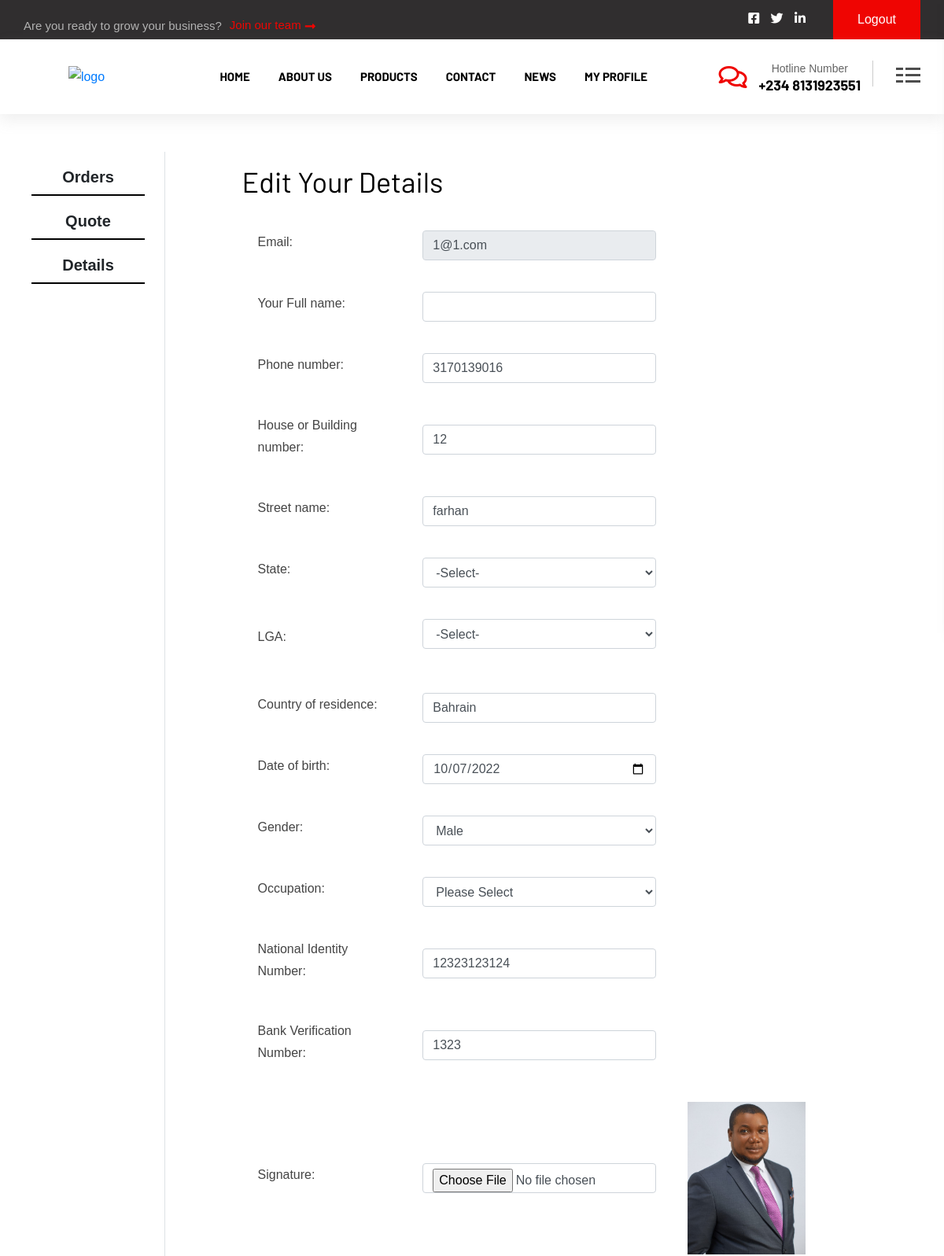
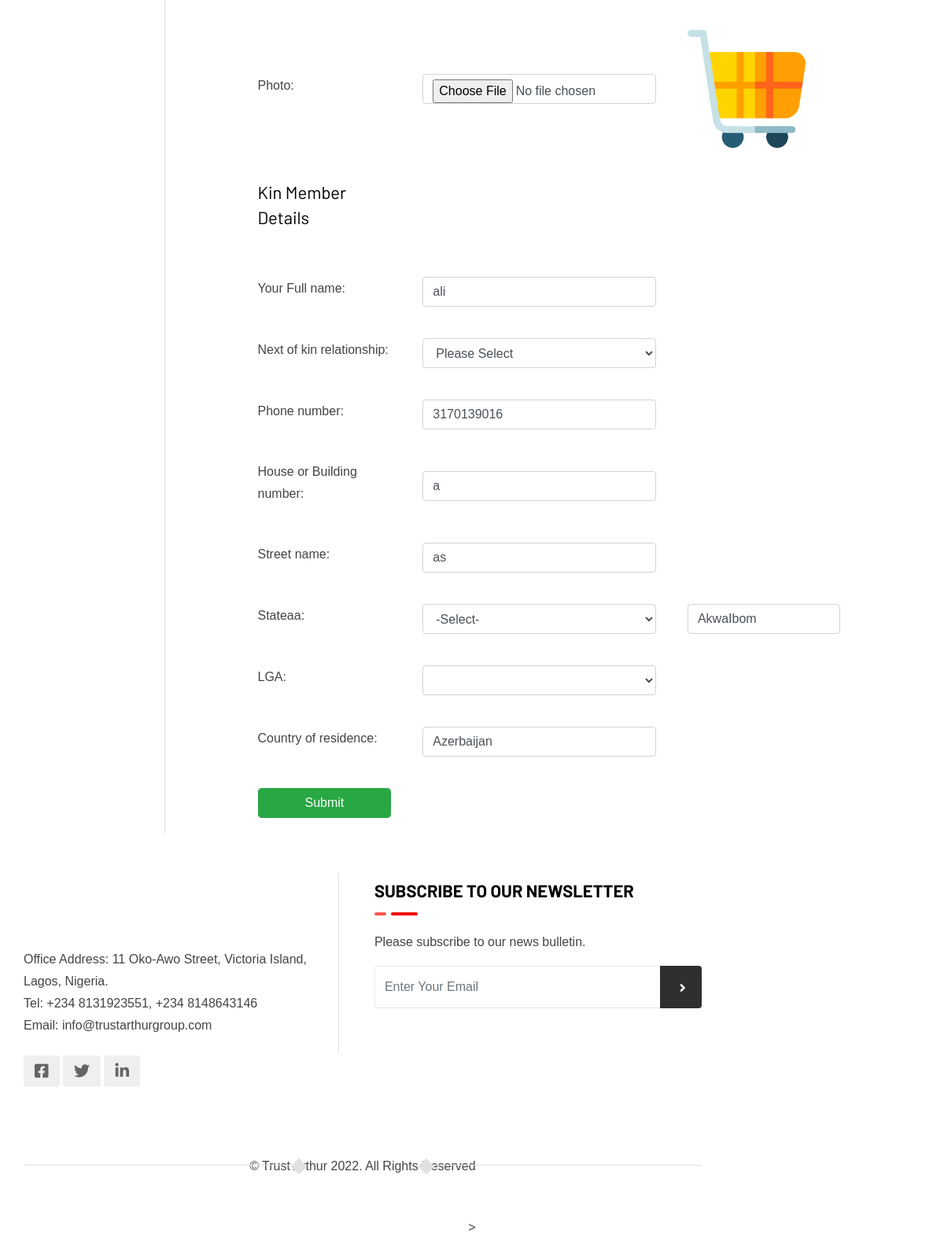
Page /editprofiledetails/ (signed in) on the committed database (2 pictures, top to bottom).
### accounts/models.py (models this page shows)
class  IndividualRegister(models.Model):
   try:
    user = models.ForeignKey(User, on_delete=models.CASCADE)
    typeofuser = models.CharField(max_length=200, default="None")
    f_name = models.CharField(max_length=200)
    l_name = models.CharField(max_length=200)
    print(l_name)
    phone = models.PositiveIntegerField()
    house_number = models.CharField(max_length=200)
    street_name = models.CharField(max_length=500)
    city = models.CharField(max_length=200)
    state = models.CharField(max_length=200)
    country = models.CharField(max_length=200)
    birthdate = models.DateField()
    gender = models.CharField(max_length=200)
    occupation = models.CharField(max_length=200)
    NIN = models.CharField(max_length=200)
    BVN = models.CharField(max_length=200)
    joint_account = models.BooleanField(default=False)
    individual_signature = models.ImageField(upload_to='individualsignpic')
    individual_photo = models.ImageField(upload_to='individualprofilepic')
    kin_name = models.CharField(max_length=200)
    kin_relationship = models.CharField(max_length=200)
    kin_phone = models.PositiveIntegerField()
    kin_house_number = models.CharField(max_length=200)
    kin_street_name = models.CharField(max_length=500)
    kin_city = models.CharField(max_length=200)
    kin_state = models.CharField(max_length=200)
    kin_country = models.CharField(max_length=200)
    def str(self):
        return str(self.id)
   except Exception as e:
    print(e)

### accounts/views.py (the view, shortened to what this page needs)
# urls.py: path('editprofiledetails/', views.editprofiledetails, name='editprofiledetails'),
def editprofiledetails(request):
    gender = ['Male','Female']
    if IndividualRegister.objects.filter(user=request.user).exists():
        cuser = IndividualRegister.objects.get(user=request.user)
        if cuser.joint_account == True:
            juser = AnotherJoinAccountRegister.objects.get(individual_user=cuser)
            if request.method == "POST":
                cuser.fullname = request.POST['fullname']
                cuser.phone = request.POST['phone']
                cuser.house_number = request.POST['house_number']
                cuser.street_name = request.POST['street_name']
                cuser.city = request.POST['city']
                cuser.state = request.POST['state']
                cuser.country = request.POST['country']
                cuser.birthdate = request.POST['birthdate']
                cuser.gender = request.POST['gender']
                cuser.occupation = request.POST['occupation']
                cuser.NIN = request.POST['NIN']
                cuser.BVN =   request.POST['BVN']
                individual_signature = request.FILES.get('individual_signature')
                individual_photo = request.FILES.get('individual_photo')
                if individual_signature is not None:
                    cuser.individual_signature = individual_signature
                if individual_photo is not None:
                    cuser.individual_photo = individual_photo
                cuser.kin_name = request.POST['kin_name']
                cuser.kin_relationship = request.POST['kin_relationship']
                cuser.kin_phone = request.POST['kin_phone']
                cuser.kin_house_number = request.POST['kin_house_number']
                cuser.kin_street_name = request.POST['kin_street_name']
                cuser.kin_city = request.POST['kin_city']
                cuser.kin_state = request.POST['kin_state']
                cuser.kin_country = request.POST['kin_country']
                cuser.save()
                juser.another_name = request.POST['another_name']
                juser.another_phone = request.POST['another_phone']
                juser.another_house_number = request.POST['another_house_number']
                juser.another_street_name = request.POST['another_street_name']
                juser.another_city = request.POST['another_city']
                juser.another_state = request.POST['another_state']
                juser.another_country = request.POST['another_country']
                juser.another_birthdate = request.POST['another_birthdate']
                juser.another_gender = request.POST['another_gender']
                juser.another_occupation = request.POST['another_occupation']
                another_signature = request.FILES.get('another_signature')
                another_photo =   request.FILES.get('another_photo')
                if another_signature is not None:
                    juser.another_signature = another_signature
                if another_photo is not None:
                    juser.another_photo = another_photo
                juser.save()
                messages.success(request,'Updated Succesfully.')
                return redirect('editprofiledetails')
            return render(request, 'accounts/editprofiledetails.html',{'cuser':cuser,'juser':juser,'gender':gender})
        else:
            return render(request, 'accounts/editprofiledetails.html',{'cuser':cuser,'gender':gender})

### accounts/templates/accounts/editprofiledetails.html (shortened to what this page needs)
{% extends 'accounts/base.html' %}
{% load static %}
{% block main-content %}
<div class="container my-5 ordersec">
    <div class="row">
     <div class="col-md-2 border-right">
      <ul class="list-unstyled">
        {% if request.user.is_superuser %}
        <li class="d-grid"><a href="{% url 'orders' %}" class="btn">Orders</a></li>
        <li class="d-grid"><a href="{% url 'customerquote' %}" class="btn">Quote</a></li>
        {% else %}
        <li class="d-grid"><a href="{% url 'orders' %}" class="btn">Orders</a></li>
        <li class="d-grid"><a href="{% url 'customerquote' %}" class="btn">Quote</a></li>
        <li class="d-grid"><a href="{% url 'editprofiledetails' %}" class="btn">Details</a></li>
        {% endif %}
      </ul>
     </div>
     <div class="col-md-8 offset-md-1">
        <div class="row">
        <h2 class="mt-3">Edit Your Details </h2>
        {% if cuser.typeofuser == 'corporate' %}
        <form method ="post" enctype="multipart/form-data">
            {% csrf_token %}
    <table class="text-left">
        <tr>
            <td><label>Email:</label></td>
            <td><input class="form-control" type="text" name="email"  value="{{cuser.user.email}}" disabled></td>
        </tr>
        <tr>
            <td><label>Company name:</label></td>
            <td><input class="form-control" type="text" name="company_name"  value="{{cuser.company_name}}"></td>
        </tr>
        <tr>
            <td><label>Company Registration number: </label></td>
            <td><input class="form-control" type="text" name="company_number"  value="{{cuser.company_number}}"></td>
        </tr>
        <tr>
            <td><label>Tax id:</label></td>
            <td><input class="form-control" type="text" name="tax_id"  value="{{cuser.tax_id}}"></td>
        </tr>
        <tr>
            <td><label>Industry: </label></td>
            <td><select class="select form-control" name="company_industry" id="company_Industry">
                <option value="Test">Test</option>
                <option value="Test">Test</option>
            </select></td>
        </tr>
        <tr>
            <td><label>Date of incorporation:</label></td>
            <td><input type="date" class="form-control" name="company_date" value="{{cuser.company_date|date:'Y-m-d'}}" onclick="companyDate()"></td>
        </tr>
        <tr>
            <td><label>National Identity Number: </label></td>
            <td><input class="form-control" type="text" name="NIN" value="{{cuser.NIN}}"></td>
        </tr>
        <tr>
            <td><label>Bank Verification Number: </label></td>
            <td><input class="form-control" type="text" name="BVN" value="{{cuser.BVN}}"></td>
        </tr>
        <tr>
            <td><label>Phone number: </label></td>
            <td><input class="form-control" type="tel" name="phone"  value="{{cuser.phoneno}}" onkeypress="return event.charCode >= 48 && event.charCode <= 57"></td>
        </tr>
        <tr>
            <td><label>House or Building number: </label></td>
            <td><input class="form-control" type="text" name="house_number"  value="{{cuser.houseno}}"></td>
        </tr>
        <tr>
            <td><label>Street name: </label></td>
            <td><input class="form-control" type="text" name="street_name"  value="{{cuser.street_name}}"></td>
        </tr>
        <tr>
            <td><label>LGA: </label></td>
            <td><input class="form-control" type="text" name="city"  value="{{cuser.city}}">>>></td>
        </tr>
        <tr>
            <td><label>State: </label></td>
            <td><input class="form-control" type="text" name="state"  value="{{cuser.state}}"></td>
        </tr>
        <tr>
            <td><label>Country of residence: </label></td>
            <td><input class="form-control" type="text" name="country"  value="{{cuser.country}}"></td>
        </tr>
        <tr>
            <td><label>Enter 4 exetive names:: </label></td>
        </tr>
        <tr>
            <td><label>Name 1:</label></td>
            <td><input class="form-control" type="text" name="name1"  value="{{cuser.em1}}"></td>
        </tr>
        <tr>
            <td><label>Name 2:</label></td>
            <td><input class="form-control" type="text" name="name2"  value="{{cuser.em2}}"></td>
        </tr>
        <tr>
            <td><label>Name 3:</label></td>
            <td><input class="form-control" type="text" name="name3"  value="{{cuser.em3}}"></td>
        </tr>
        <tr>
            <td><label>Name 4:</label></td>
            <td><input class="form-control" type="text" name="name4"  value="{{cuser.em4}}"></td>
        </tr>
        <tr>
            <td><label>Signature: </label></td>
            <td><input class="form-control" type="file" name="signature"></td>
            <td><img src="{{cuser.signature.url}}" width="150" height="150" alt="" srcset=""></td>
        </tr>
        <tr>
            <td><label>Photo: </label></td>
            <td><input class="form-control" type="file" name="photo"></td>
            <td><img src="{{cuser.photo.url}}" width="150" height="150" alt="" srcset=""></td>
        </tr>
        <tr><td><input class="form-control btn btn-success" type="submit" value="Submit"></td></tr>
    </table>
    </form>
    {% else %}
        {% if cuser %}
    <form method ="post" enctype="multipart/form-data">
<table class="text-left">
    <tr>
        <td><label>Email:</label></td>
        <td><input class="form-control" type="text" name="email"  value="{{cuser.user.email}}" disabled></td>
    </tr>
    <tr>
        <td><label>Your Full name:</label></td>
        <td><input class="form-control" type="text" name="fullname"  value="{{cuser.fullname}}"></td>
    </tr>
    <tr>
        <td><label>Phone number: </label></td>
        <td><input class="form-control" type="tel" name="phone"  value="{{cuser.phone}}" onkeypress="return event.charCode >= 48 && event.charCode <= 57"></td>
    </tr>
    <tr>
        <td><label>House or Building number: </label></td>
        <td><input class="form-control" type="text" name="house_number"  value="{{cuser.house_number}}"></td>
    </tr>
    <tr>
        <td><label>Street name: </label></td>
        <td><input class="form-control" type="text" name="street_name"  value="{{cuser.street_name}}"></td>
    </tr>
    <tr>
        <td><label>State: </label></td>
        <td><select class="form-control" onchange="getstate('_1_states'); print_LGA('usr_1_city')" id="_1_states" name="state">
            <option value="-Select-">-Select-</option>
        </select></td>
    </tr>
    <tr>
        <td><label>LGA: </label></td>
        <td>
            <div class="form-group">
            <select name="city" id="usr_1_city" class="form-control select-lga" required>
               <option value="{{cuser.city}}">{{cuser.city}}</option>
            </select>
          </div>
        </td>
    </tr>
    <tr>
        <td><label>Country of residence: </label></td>
        <td><input class="form-control" type="text" name="country"  value="{{cuser.country}}"></td>
    </tr>
    <tr>
        <td><label>Date of birth:</label></td>
        <td><input type="date" class="form-control" name="birthdate" value="{{cuser.birthdate|date:'Y-m-d'}}" onclick="birthDate()"></td>
    </tr>
    <tr>
        <td><label>Gender: </label></td>
        <td><select class="select form-control" name="gender" id="usr_gender">
              {% for i in gender %}
              <option value = "{{i}}" {% if cuser.gender == i %} selected="selected" {% endif %}>{{i}}</option>
              {% endfor %}
        </select></td>
    </tr>
    <tr>
        <td><label>Occupation: </label></td>
        <td><select class="select form-control" name="occupation" id="usr_occupation">
            <option value="Please Select" selected disabled>Please Select</option>
          </select></td>
    </tr>
    <tr>
        <td><label>National Identity Number: </label></td>
        <td><input class="form-control" type="text" name="NIN"  value="{{cuser.NIN}}"></td>
    </tr>
    <tr>
        <td><label>Bank Verification Number: </label></td>
        <td><input class="form-control" type="text" name="BVN"  value="{{cuser.BVN}}"></td>
    </tr>
    <tr>
        <td><label>Signature: </label></td>
        <td><input class="form-control" type="file" name="individual_signature"></td>
        <td><img src="{{cuser.individual_signature.url}}" width="150" height="150" alt="" srcset=""></td>
    </tr>
    <tr>
        <td><label>Photo: </label></td>
        <td><input class="form-control" type="file" name="individual_photo"></td>
        <td><img src="{{cuser.individual_photo.url}}" width="150" height="150" alt="" srcset=""></td>
    </tr>
    <tr>
        <td><h4> Kin Member Details</h4></td>
    </tr>
    <tr>
        <td><label>Your Full name:</label></td>
        <td><input class="form-control" type="text" name="kin_name"  value="{{cuser.kin_name}}"></td>
    </tr>
    <tr>
        <td><label>Next of kin relationship: </label></td>
        <td><select class="select form-control" name="kin_relationship" id="usr_occupation">
             <option value="Please Select" selected disabled>Please Select</option>
          </select></td>
    </tr>
    <tr>
        <td><label>Phone number: </label></td>
        <td><input class="form-control" type="tel" name="kin_phone"  value="{{cuser.kin_phone}}" onkeypress="return event.charCode >= 48 && event.charCode <= 57"></td>
    </tr>
    <tr>
        <td><label>House or Building number: </label></td>
        <td><input class="form-control" type="text" name="kin_house_number"  value="{{cuser.kin_house_number}}"></td>
    </tr>
    <tr>
        <td><label>Street name: </label></td>
        <td><input class="form-control" type="text" name="kin_street_name"  value="{{cuser.kin_street_name}}"></td>
    </tr>
    <tr>
        <td><label>Stateaa: </label></td>
         <td><select class="form-control" onchange="getstate('_3_states'); print_LGA('usr_3_city')" id="_3_states" name="state">
            <option value="-Select-">-Select-</option>
        </select></td>
        <td><input class="form-control" type="text" name="kin_state"  value="{{cuser.kin_state}}"></td>
    </tr>
    <tr>
        <td><label>LGA: </label></td>
        <td><select class="form-control" id="usr_3_city" type="text" name="kin_city">
            <option value=""></option>
        </select></td>
    </tr>
    <tr>
        <td><label>Country of residence: </label></td>
        <td><input class="form-control" type="text" name="kin_country"  value="{{cuser.kin_country}}"></td>
    </tr>
    <tr><td><input class="form-control btn btn-success" type="submit" value="Submit"></td></tr>
</table>
</form>
    {% endif %}
    {% endif %}
</div>
</div>
{% endblock main-content %}

### accounts/static/todo/css/my-style.css (style rules this page uses)
body { background: offwhite; font-family: Arial, sans-serif; text-align: center; }

### accounts/static/accounts/css/style.css (style rules this page uses)
body, html { margin: 0; padding: 0; overflow-x: hidden; }

### accounts/templates/accounts/editprofiledetails.html (style rules this page uses)
.d-grid { border-bottom: 2px solid #000; margin: 10px; }
.d-grid a { font-size: 20px; font-weight: bold; }
td { padding:20px; }

### rows in the picture
IndividualRegister: email "1@1.com", phone "3170139016", house_number "12", street_name "farhan", country "Bahrain", birthdate "10/07/2022", gender "Male", NIN "12323123124", BVN "1323", individual_signature (picture), individual_photo (picture), kin_name "ali", kin_phone "3170139016", kin_house_number "a", kin_street_name "as", kin_state "AkwaIbom", kin_country "Azerbaijan"
